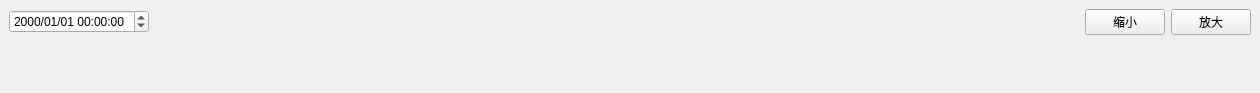
<?xml version="1.0" encoding="UTF-8"?>
<ui version="4.0">
 <class>MainWindow</class>
 <widget class="QMainWindow" name="MainWindow">
  <property name="geometry">
   <rect>
    <x>0</x>
    <y>0</y>
    <width>1260</width>
    <height>93</height>
   </rect>
  </property>
  <property name="windowTitle">
   <string>MainWindow</string>
  </property>
  <property name="styleSheet">
   <string notr="true"/>
  </property>
  <widget class="QWidget" name="centralwidget">
   <layout class="QGridLayout" name="gridLayout">
    <item row="0" column="0">
     <widget class="QDateTimeEdit" name="dateTimeEdit">
      <property name="minimumSize">
       <size>
        <width>140</width>
        <height>0</height>
       </size>
      </property>
      <property name="displayFormat">
       <string>yyyy/MM/dd hh:mm:ss</string>
      </property>
     </widget>
    </item>
    <item row="0" column="1">
     <spacer name="horizontalSpacer">
      <property name="orientation">
       <enum>Qt::Horizontal</enum>
      </property>
      <property name="sizeHint" stdset="0">
       <size>
        <width>388</width>
        <height>20</height>
       </size>
      </property>
     </spacer>
    </item>
    <item row="0" column="2">
     <widget class="QPushButton" name="pushButton_ZoomOut">
      <property name="text">
       <string>缩小</string>
      </property>
     </widget>
    </item>
    <item row="0" column="3">
     <widget class="QPushButton" name="pushButton_ZoomIn">
      <property name="text">
       <string>放大</string>
      </property>
     </widget>
    </item>
    <item row="1" column="0" colspan="4">
     <widget class="MyTimeLine" name="widget" native="true">
      <property name="styleSheet">
       <string notr="true"/>
      </property>
     </widget>
    </item>
   </layout>
  </widget>
 </widget>
 <customwidgets>
  <customwidget>
   <class>MyTimeLine</class>
   <extends>QWidget</extends>
   <header location="global">MyTimeLine.h</header>
   <container>1</container>
  </customwidget>
 </customwidgets>
 <resources/>
 <connections/>
</ui>
